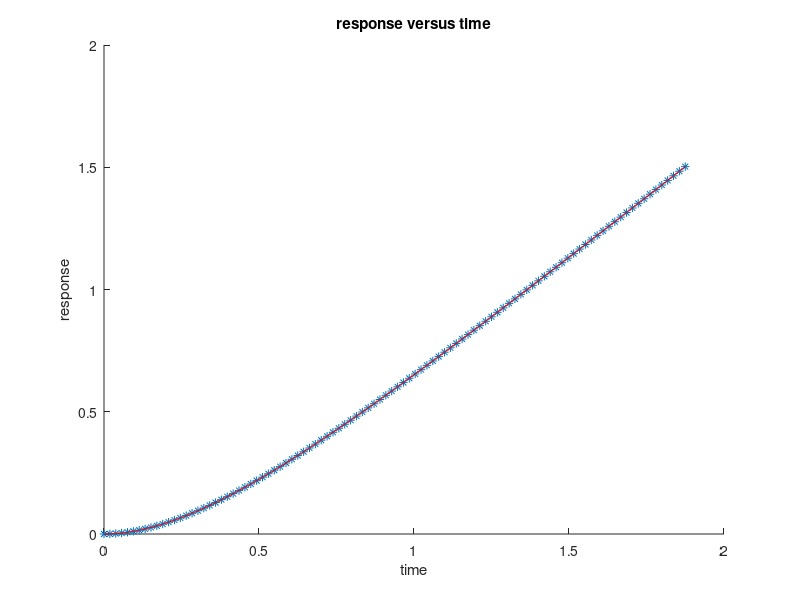
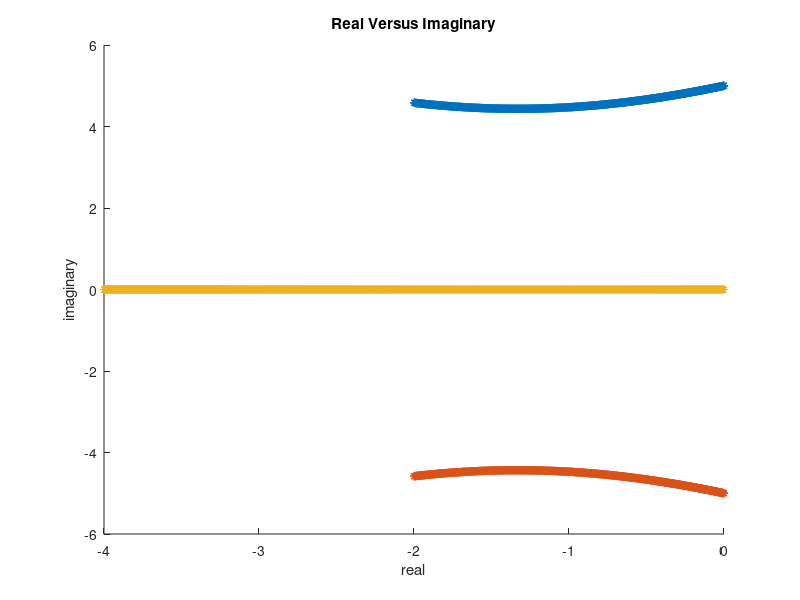
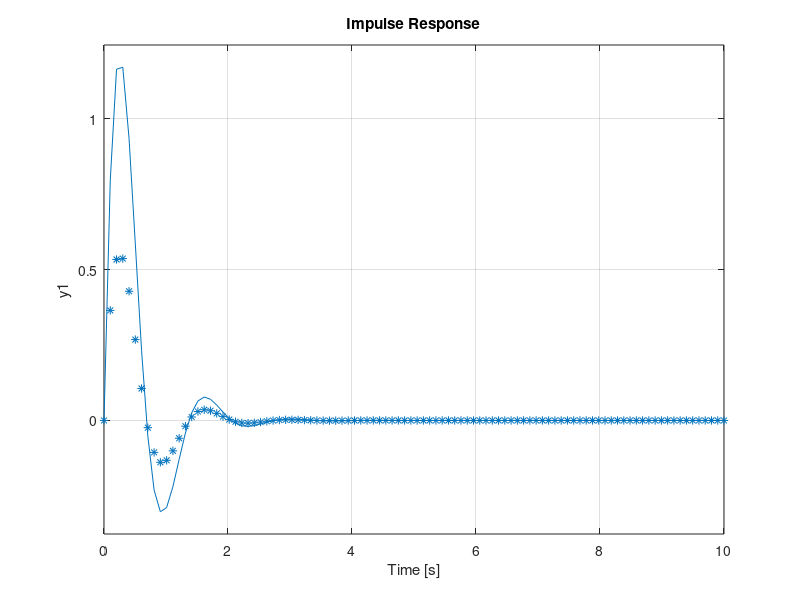
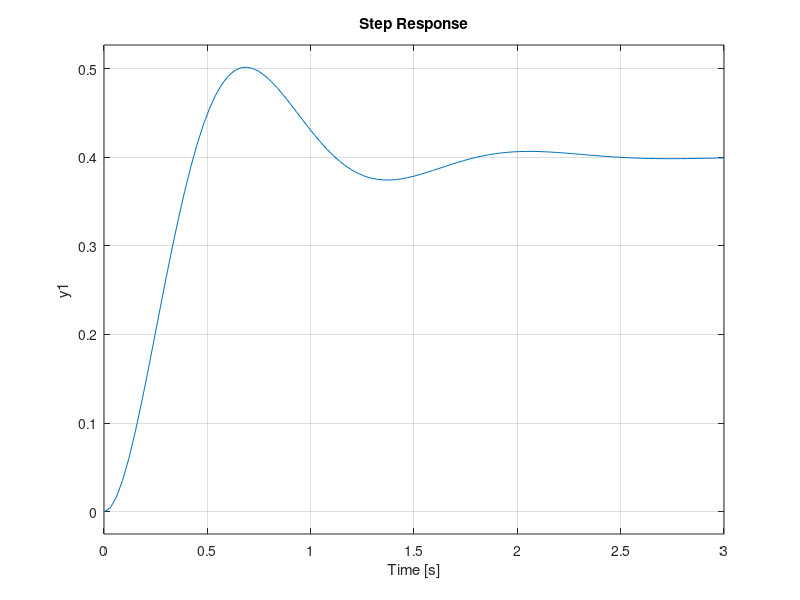

Recreate these plots in MATLAB, in order.
clc,clear

t=linspace(0,3/8*5);

%Problem 1
figure
hold on
v=(3/8)*(8/3*t-1+exp(-8/3*t));
plot(t,v,'*')
ramp=2/3*t;         
m=tf(3/2,[3/8,1]);    
[y,t]=lsim(m,ramp,t);
plot(t,y,'r')
xlabel('time')
ylabel('response')
title('response versus time')
hold off

%Problem 2

p=[1,4,25];
roots(p)
k=0:.1:100;
rt=zeros(length(k),3);
for i=1:length(k)
    it=i;
    p=[1,4,25,k(1,it)];
    rt(it,:)=roots(p);
end
figure
hold on
title('Real Versus Imaginary')
xlabel('real')
ylabel('imaginary')
plot(rt,'*')
hold off
k_i=rt(1001,1)^3+4*rt(1001,1)^2+25*rt(1001,1);

%Problem 4

t=linspace(0,10);
H=tf(10,[1,4,25]);
hold on
figure
y=exp(-2.*t).*sin(sqrt(21).*t);
plot(t,y,'*')
hold off
hold on
impulse(H,t);
hold off
figure
step(H)
